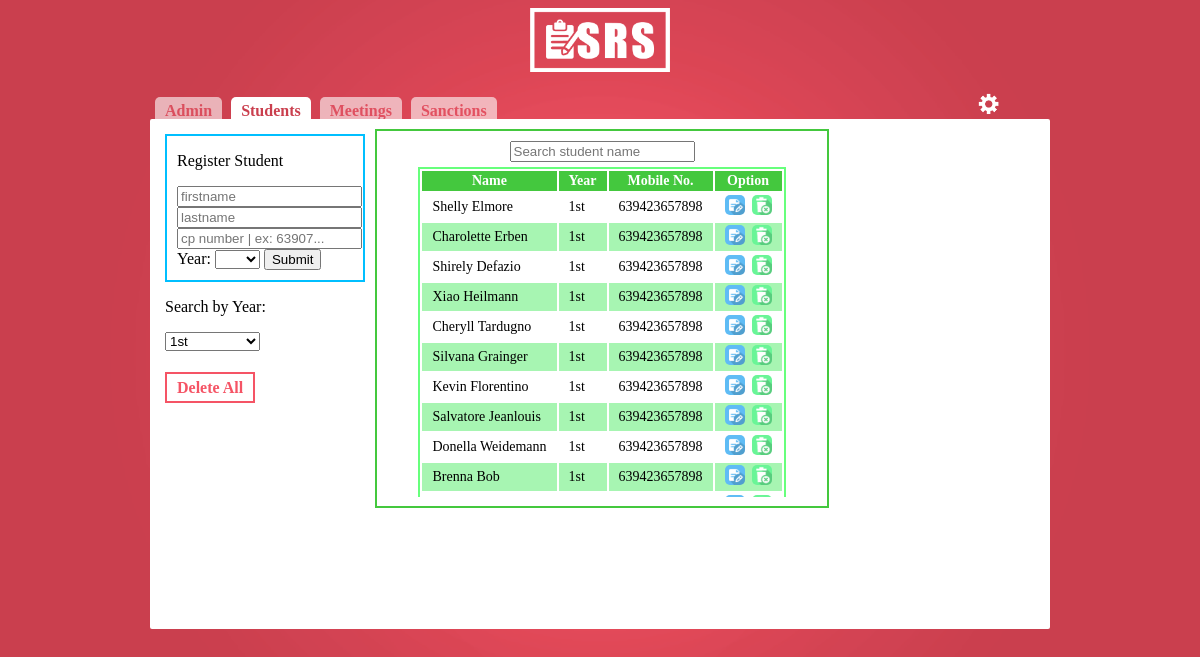
The page /pages/student.php (signed in) on the database its author committed.
### tables this page shows
CREATE TABLE `student` (
  `s_id` int(11) NOT NULL,
  `name` varchar(50) NOT NULL,
  `year` enum('1st','2nd','3rd','4th') NOT NULL,
  `cpnum` bigint(12) NOT NULL
);

### process/functions.php (called while the page is built, shortened)
<?php
 function connect(){
 	$db = new PDO("mysql:host=localhost;dbname=sad","root","", array(
 		PDO::MYSQL_ATTR_INIT_COMMAND => "SET NAMES UTF8",
 		PDO::MYSQL_ATTR_USE_BUFFERED_QUERY => TRUE,
 		PDO::MYSQL_ATTR_LOCAL_INFILE => TRUE,
 		PDO::MYSQL_ATTR_USE_BUFFERED_QUERY));
 	return $db;
 }
function getstudents(){
	$db = connect();
	$sth = $db->prepare("SELECT * From student");
	$sth->execute();
	$results = $sth->fetchAll(PDO::FETCH_OBJ);
	return $results;
}

### pages/student.php (the view, shortened to what this page needs)
<?php
include "../process/functions.php";
$array = getstudents();
$num = 0;
?>
<!DOCTYPE html>
<html>
<head>
	<link href = "../css/main.css" rel = "stylesheet">
</head>
<body background="../img/bc.png">
	<div class="banner">
		<div class="logo"><img src="../img/s.png"></div>
	</div>
	<div class="container">
		<div class="innerbanner">
		<ul>
			<li><a class="students" href="admin.php">Admin</a></li>
			<li class="admin">Students</li>
			<li><a class="meetings" href="meeting.php">Meetings</a></li>
			<li><a class="sanctions" href="sanction.php">Sanctions</a></li>
			<div class="diff"><li><a href=""><img src="../img/set.png"></a>
			</li></div>
		</ul>
		</div>
		<div class="contentbox">
		<div class="innerbox1">
		<form class="regform" method="POST" action="../process/registerprocess.php">
		<p>Register Student</p>
		<input type="text" name="fname" placeholder="firstname" required>
		<input type="text" name="lname" placeholder="lastname" required>
		<input type="text" name="cpnum" placeholder="cp number | ex: 63907..." required>
		<label>Year:</label> <select name="yr" required>
			<option></option>
			<option>1st</option>
		</select>
		<input type="submit" name="submitstudent">
		</form>
			<p>Search by Year:</p>
			<form class="searchyr" method="POST" action="student.php">
			<select name="searchyr" onchange="this.form.submit()">
				<option>1st</option>
			</select>
			</form>
			<br>
			<a href="../process/deletestudent.php?action=deleteall" onclick="return confirm('Sanction Records Will be deleted too!')">Delete All</a>
		</div>
			<div class="innerbox7">
			<form class="searchstudent" method="POST" action="student.php" >
					<input type="text" name="search" placeholder="Search student name">
			</form>
			<div class="innerbox2">
				<table class="table1">
					<tr>
						<th>Name</th>
						<th>Year</th>
						<th>Mobile No.</th>
						<th>Option</th>
					</tr>
					<?php foreach ($array as $g):?>
					<tr <?php
						$color = $num % 2;
						if($color == 1){
							echo "style=\"background-color: #a7f5b2;\"";
						}
						else{
							echo "style=\"background-color: none;\"";
						}
						$num++;
						?>>
						<td><?php echo  $g->name; ?></td>
						<td><?php echo  $g->year; ?></td>
						<td><?php echo  $g->cpnum; ?></td>
						<td><a 	href="../process/pass.php?id=<?php echo $g->s_id;?>">
						<img src="../img/edit.png">&nbsp</a>
						<a href="../process/deletestudent.php?id=<?php echo $g->s_id;?>
						&action=delete" onclick="return confirm('Are you sure?')">
						<img src="../img/delete.png"></a>
						</td>
					</tr>
					<?php endforeach;?>
				</table>
			</div>
			</div>
		</div>
	</div>
</body>
</html>

### css/main.css (style rules this page uses)
body { background-size: cover; font-family: tahoma; }
a { text-decoration: none; }
.logo { margin: 0 auto; margin-bottom: 10px; width: 200px; height: 80px; }
.logo img { display: block; margin: 0 auto; width: 70%; height: 80%; bottom: 100px; }
.container { margin: 0px auto; height: 500px; width: 900px; }
.banner { margin: 0px auto; height: 70px; width: 400px; }
.container ul li { display: inline-block; list-style: none; margin-left: 5px; font-weight: bold; }
.diff { display: inline-block; margin-left: 470px; }
.admin { background-color: white; color: #ca3f4e; padding: 5px 10px; border-radius: 5px; }
.students { color: #e65868; background-color: white; padding: 5px 10px; border-radius: 5px; opacity: .6; }
.meetings { color: #e65868; background-color: white; padding: 5px 10px; border-radius: 5px; opacity: .6; }
.sanctions { color: #e65868; background-color: white; padding: 5px 10px; border-radius: 5px; opacity: .6; }
.innerbanner { position: relative; height: 50px; width: 900px; }
.contentbox { position: relative; margin: 0 auto; height: 500px; border-radius: 2px; background-color: white; margin-top: -25px; padding: 5px 5px; }
.innerbanner img { position: relative; margin-left: 0px; margin-top: -3px; width: 25px; height: 25px; -webkit-transition: -webkit-transform 2s; transition: transform 2s; }
.innerbanner ul { padding: 0px 0px !important; }
.table1 { border: solid 2px #67ff7c; margin: 0 auto; font-size: 14px; }
.table1 th { padding: 2px 10px; background-color: #44c83e; color: white; }
.table1 td { padding: 2px 10px; }
.innerbox1 { position: relative; width: 200px; height: 400px; left: 10px; top: 10px; }
.innerbox2 { position: relative; width: 100%; height: 330px; overflow: auto; }
.innerbox7 { position: relative; left: 220px; top: -395px; width: 450px; height: 370px; padding-top: 5px; border: 2px solid #44c83e; }
.regform { position: inline-block; border: 2px solid #00BFFF; padding-left: 10px; padding-bottom: 10px; }
.innerbox1 a { position: relative; top: 10px; background-color: white; color: #f55465; width: 100px; height: 30px; border: 2px solid; font-weight: bold; cursor: pointer; padding: 5px 10px; }
.searchstudent { padding: 5px 10px !important; }
.searchstudent input { display: block; margin: 0 auto; }
.table1 a img { width: 20px; height: 20px; border-radius: 5px; }

### rows shown on the page
student: name "Shelly Elmore", year "1st", cpnum "639423657898"
student: name "Charolette Erben", year "1st", cpnum "639423657898"
student: name "Shirely Defazio", year "1st", cpnum "639423657898"
student: name "Xiao Heilmann", year "1st", cpnum "639423657898"
student: name "Cheryll Tardugno", year "1st", cpnum "639423657898"
student: name "Silvana Grainger", year "1st", cpnum "639423657898"
student: name "Kevin Florentino", year "1st", cpnum "639423657898"
student: name "Salvatore Jeanlouis", year "1st", cpnum "639423657898"
student: name "Donella Weidemann", year "1st", cpnum "639423657898"
student: name "Brenna Bob", year "1st", cpnum "639423657898"
